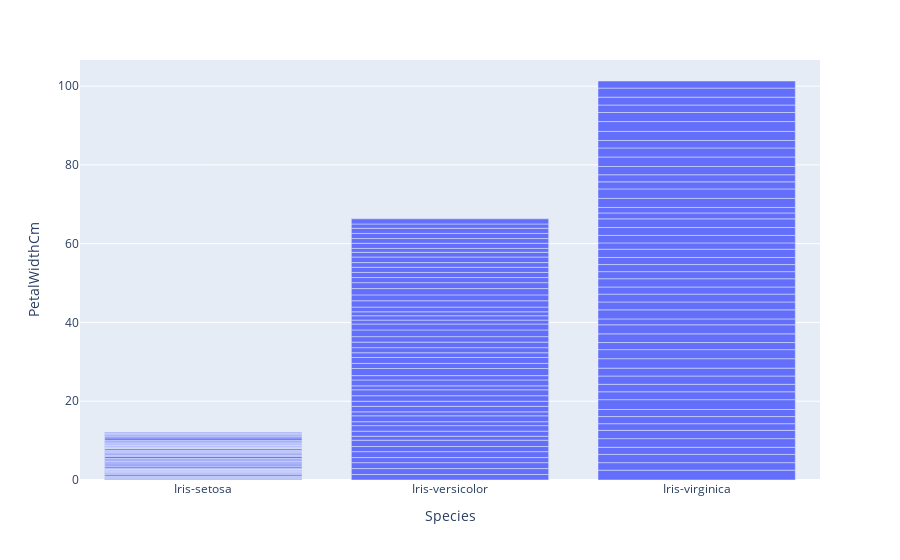

Notebook cell for this chart:
### Code cell
px.bar(iris,x='Species',y='PetalWidthCm')

### Figure 1 — Plotly figure (JSON) as saved in the notebook; plotly's stock layout.template omitted (floating-point values rounded to 4 significant figures; data arrays with more than 128 entries replaced by an {"elided": "..."} marker saying what was removed)
{"data": [{"alignmentgroup": "True", "hovertemplate": "Species=%{x}<br>PetalWidthCm=%{y}<extra></extra>", "legendgroup": "", "marker": {"color": "#636efa", "pattern": {"shape": ""}}, "name": "", "offsetgroup": "", "orientation": "v", "showlegend": false, "textposition": "auto", "type": "bar", "x": {"elided": "150 str values"}, "xaxis": "x", "y": {"elided": "150 float values"}, "yaxis": "y"}], "layout": {"barmode": "relative", "legend": {"tracegroupgap": 0}, "margin": {"t": 60}, "xaxis": {"anchor": "y", "domain": [0, 1], "title": {"text": "Species"}}, "yaxis": {"anchor": "x", "domain": [0, 1], "title": {"text": "PetalWidthCm"}}}}
